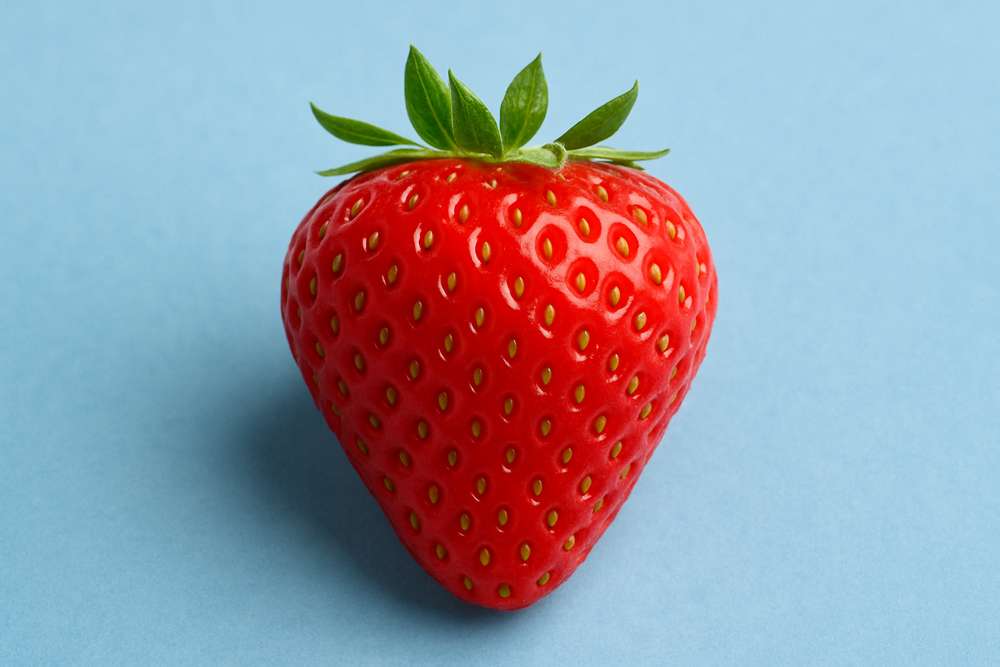
#> input picture Python_Class/OpenCV/strawberry.png, 1000 x 667 px, shrunk from 1536 x 1024 before the run
$ python 'Reading and showing IMG.py'
#> lines starting #> are read from the running program, lines starting #| are printed output that depends on the picture

import cv2 as cv
import sys

img = cv.imread(cv.samples.findFile("strawberry.png"))
#> img is the input picture: shape (667, 1000, 3); mean B, G, R 165.4, 152.4, 151
greyimg = cv.cvtColor(img, cv.COLOR_BGR2GRAY)
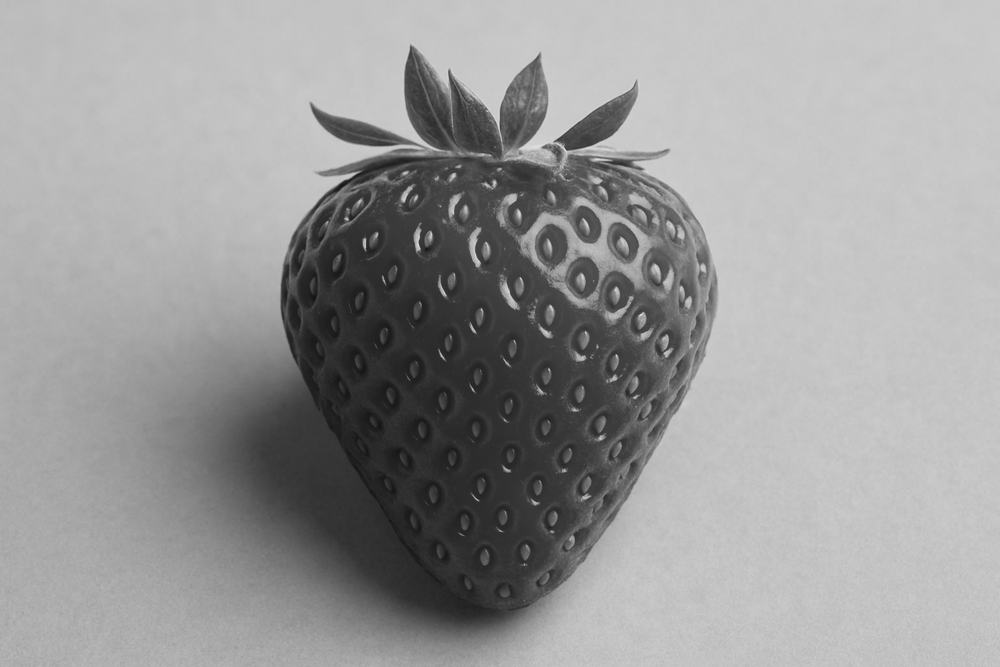
#> greyimg: shape (667, 1000); min 20, max 227, mean 153.5

if img is None:
    sys.exit("Could not read the image.")

cv.imshow("Display window", greyimg)
k = cv.waitKey(0)
#> (key Esc is pressed here)

if k == ord("s"):
    cv.imwrite("starry_night.png", img)
